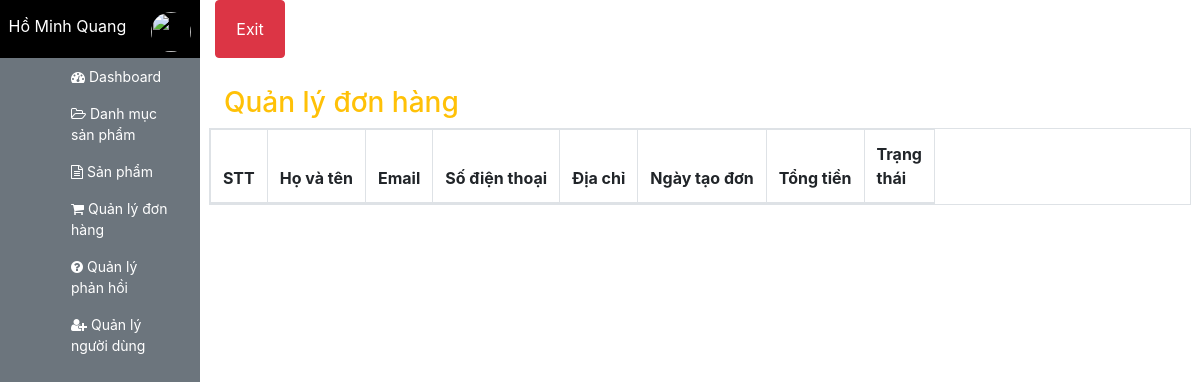
/admin/order/index.php (signed in), run on an earlier commit of the app's database.
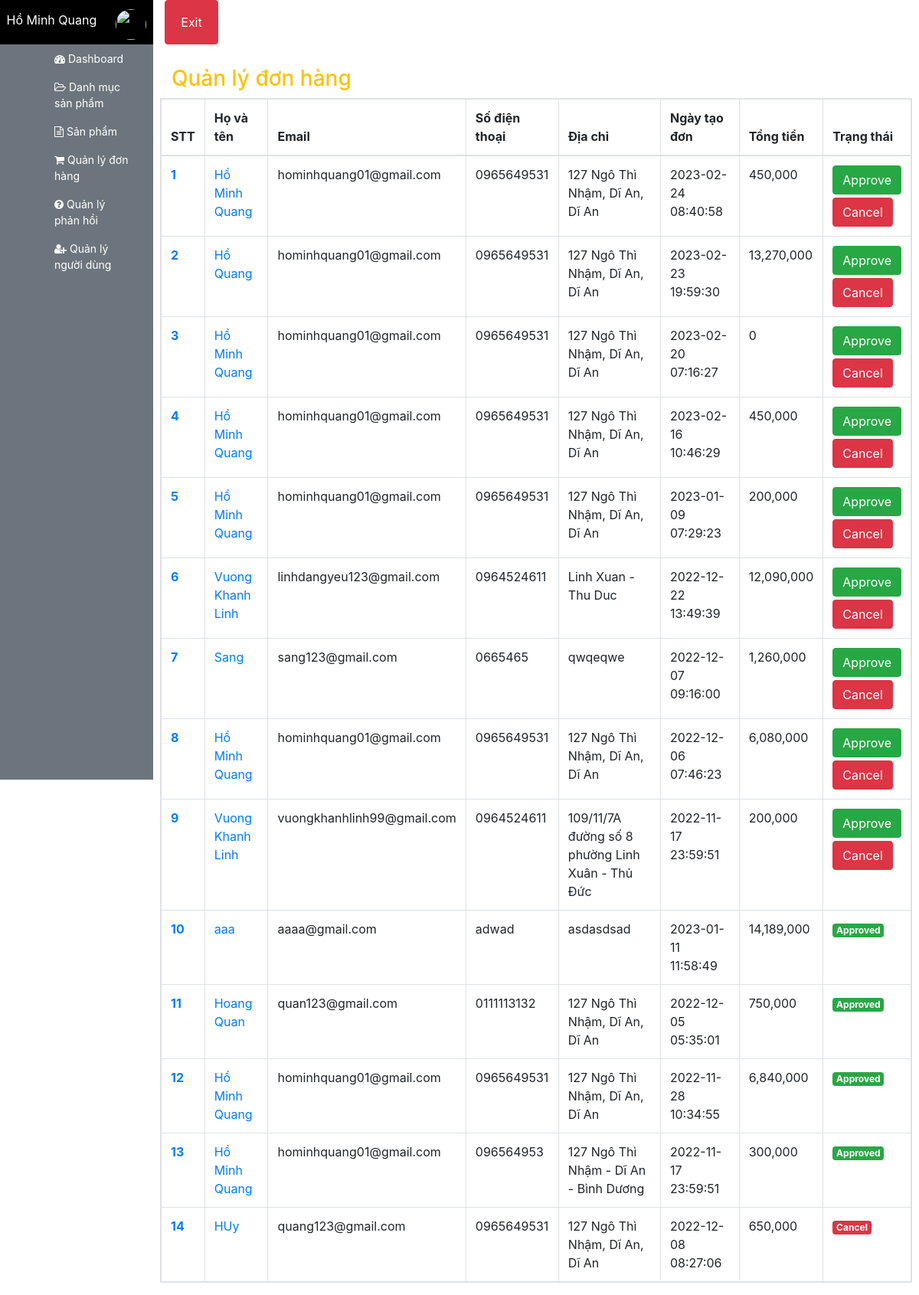
And on a later commit of the database.
### tables this page shows
CREATE TABLE `orders` (
  `id` int(11) NOT NULL,
  `fullname` varchar(100) DEFAULT NULL,
  `user_id` int(11) DEFAULT NULL,
  `email` varchar(255) DEFAULT NULL,
  `phone_number` varchar(20) DEFAULT NULL,
  `address` varchar(100) DEFAULT NULL,
  `order_date` datetime DEFAULT NULL,
  `status` int(11) DEFAULT NULL,
  `total_money` int(11) DEFAULT NULL
);

### utils/utility.php (called while the page is built, shortened)
<?php
    function getUserToken(){
        if(isset($_SESSION['user'])){
            return $_SESSION['user'];
        }
        return null;
    }
?>

### Database/dbhelper.php (called while the page is built, shortened)
<?php
function executeResult($sql, $isSingle = false)
{
    $data = null;
    $conn = mysqli_connect(HOST, USERNAME, PASSWORD, DATABASE);
    mysqli_set_charset($conn, 'utf8');
    $resultset = mysqli_query($conn, $sql);
    if ($isSingle) {
        $data = mysqli_fetch_array($resultset, 1);
    } else {
        while (($row = mysqli_fetch_array($resultset, 1)) != null) {
            $data[] = $row;
        }
    }
    return $data;
}

### admin/order/index.php (the view, shortened to what this page needs)
<?php
$baseUrl = '../';
    require_once('../layouts/header.php');
    $sql = "Select * from orders order by status asc,order_date desc ";
    $data = executeResult($sql);
?>
<div class="row" style="margin-top:20px;">
    <div class="col-md-12">
        <h3 class="text-warning mt-2">Quản lý đơn hàng</h3>
    </div>
    <table class="table table-bordered table-hover table-responsive">
        <thead>
            <tr>
                <th>STT</th>
                <th>Họ và tên</th>
                <th>Email</th>
                <th>Số điện thoại</th>
                <th>Địa chỉ</th>
                <th>Ngày tạo đơn</th>
                <th>Tổng tiền</th>
                <th style="width: 50px;">Trạng thái </th>
            </tr>
        </thead>
        <tbody>
            <?php
            $index = 0 ;
            foreach($data as $item) {
                echo '<tr>
                            <th><a href="detail.php?id='.$item['id'].'">'.(++$index).'</a></th>
                            <td> <a href="detail.php?id='.$item['id'].'">'.$item['fullname'].'</a></td>
                            <td>'.$item['email'].'</td>
                            <td>'.$item['phone_number'].'</td>
                            <td>'.$item['address'].'</td>
                            <td>'.$item['order_date'].'</td>
                            <td>'.number_format($item['total_money']).'</td>
                            <td style="width: 50px"> ';
                            if($item['status']==0){
                                echo '<button onclick="changeStatus('.$item['id'].',1)" class="btn btn-success mb-1">Approve</button>
                                <button onclick="changeStatus('.$item['id'].',2)" class="btn btn-danger">Cancel</button>';
                            }if($item['status']==1){
                                echo '<label class="badge badge-success" for="">Approved</label>';
                            }if($item['status']==2){
                                echo '<label class="badge badge-danger" for="">Cancel</label>';
                            }
                            echo ' </td>
                                         </tr>';
            }
            ?>
        </tbody>
    </table>
</div>
<?php
    require_once('../layouts/footer.php')
?>

### admin/layouts/header.php (shortened to what this page needs)
<?php
require_once($baseUrl.'../utils/utility.php');
require_once($baseUrl.'../Database/dbhelper.php');
$user = getUserToken();
?>
<!DOCTYPE html>
<html lang="en">
<head>
    <link rel="stylesheet" href="https://maxcdn.bootstrapcdn.com/font-awesome/4.7.0/css/font-awesome.min.css" />
    <link rel="stylesheet" href="https://stackpath.bootstrapcdn.com/bootstrap/4.3.1/css/bootstrap.min.css"
 />
</head>
<body>
    <div class="container-fluid">
        <div class="row">
            <div style="background-color: black;display:flex;justify-content:space-around;"
                class="w-100 p-1 col-md-2 col-sm-4">
                <p style="color: white; text-align: center; margin-top: 10px" class="name">
                    <?=$user['fullname']?>
                </p>
                <img class="mt-2 ml-3" style="width: 40px; height:40px;border-radius:50%"
                    src="https://cdn4.iconfinder.com/data/icons/small-n-flat/24/user-512.png" alt="">
            </div>
            <div class="col-md-1 col-sm-1">
                <a href="<?=$baseUrl?>authen/logout.php"><button
                        class="w-100 h-100 p-1 btn btn-danger ">Exit</button></a>
            </div>
        </div>
        <div class="row">
            <div style="height: 120vh" class="col-md-2 bg-secondary">
                <ul style="list-style: none" class="d-flex flex-column">
                    <li>
                        <a style="color: white; font-size: 14px" href="../" class="nav-link">
                            <i class="fa fa-tachometer" aria-hidden="true"></i>
                            Dashboard
                        </a>
                    </li>
                    <li>
                        <a style="color: white; font-size: 14px" href="<?=$baseUrl?>category/" class="nav-link">
                            <i class="fa fa-folder-open-o" aria-hidden="true"></i>
                            Danh mục sản phẩm
                        </a>
                    </li>
                    <li>
                        <a style="color: white; font-size: 14px" href="<?=$baseUrl?>product/" class="nav-link">
                            <i class="fa fa-file-text-o" aria-hidden="true"></i>
                            Sản phẩm
                        </a>
                    </li>
                    <li>
                        <a style="color: white; font-size: 14px" href="<?=$baseUrl?>order/" class="nav-link">
                            <i class="fa fa-shopping-cart" aria-hidden="true"></i>
                            Quản lý đơn hàng
                        </a>
                    </li>
                    <li>
                        <a style="color: white; font-size: 14px" href="<?=$baseUrl?>feedback/" class="nav-link">
                            <i class="fa fa-question-circle" aria-hidden="true"></i>
                            Quản lý phản hồi
                        </a>
                    </li>
                    <li>
                        <a style="color: white; font-size: 14px" href="<?=$baseUrl?>user/" class="nav-link">
                            <i class="fa fa-user-plus" aria-hidden="true"></i>
                            Quản lý người dùng
                        </a>
                    </li>
                </ul>
            </div>
            <main role="main" class="col-md-10 px-4">

### admin/layouts/footer.php (shortened to what this page needs)
</main>
</div>
</div>
</body>
</html>

What changed in the data, as far as the page shows it:
added orders: fullname "Hồ Minh Quang", email "hominhquang01@gmail.com", phone_number "0965649531", address "127 Ngô Thì Nhậm, Dĩ An, Dĩ An", order_date "2023-02-24 08:40:58", total_money "450,000"
added orders: fullname "Hồ Quang", email "hominhquang01@gmail.com", phone_number "0965649531", address "127 Ngô Thì Nhậm, Dĩ An, Dĩ An", order_date "2023-02-23 19:59:30", total_money "13,270,000"
added orders: fullname "Hồ Minh Quang", email "hominhquang01@gmail.com", phone_number "0965649531", address "127 Ngô Thì Nhậm, Dĩ An, Dĩ An", order_date "2023-02-20 07:16:27", total_money "0"
added orders: fullname "Hồ Minh Quang", email "hominhquang01@gmail.com", phone_number "0965649531", address "127 Ngô Thì Nhậm, Dĩ An, Dĩ An", order_date "2023-02-16 10:46:29", total_money "450,000"
added orders: fullname "Hồ Minh Quang", email "hominhquang01@gmail.com", phone_number "0965649531", address "127 Ngô Thì Nhậm, Dĩ An, Dĩ An", order_date "2023-01-09 07:29:23", total_money "200,000"
added orders: fullname "Vuong Khanh Linh", email "linhdangyeu123@gmail.com", phone_number "0964524611", address "Linh Xuan - Thu Duc", order_date "2022-12-22 13:49:39", total_money "12,090,000"
added orders: fullname "Sang", email "sang123@gmail.com", phone_number "0665465", address "qwqeqwe", order_date "2022-12-07 09:16:00", total_money "1,260,000"
added orders: fullname "Hồ Minh Quang", email "hominhquang01@gmail.com", phone_number "0965649531", address "127 Ngô Thì Nhậm, Dĩ An, Dĩ An", order_date "2022-12-06 07:46:23", total_money "6,080,000"
added orders: fullname "Vuong Khanh Linh", email "vuongkhanhlinh99@gmail.com", phone_number "0964524611", address "109/11/7A đường số 8 phường Linh Xuân - Thủ Đức", order_date "2022-11-17 23:59:51", total_money "200,000"
added orders: fullname "aaa", email "aaaa@gmail.com", phone_number "adwad", address "asdasdsad", order_date "2023-01-11 11:58:49", total_money "14,189,000", status "Approved"
added orders: fullname "Hoang Quan", email "quan123@gmail.com", phone_number "0111113132", address "127 Ngô Thì Nhậm, Dĩ An, Dĩ An", order_date "2022-12-05 05:35:01", total_money "750,000", status "Approved"
added orders: fullname "Hồ Minh Quang", email "hominhquang01@gmail.com", phone_number "0965649531", address "127 Ngô Thì Nhậm, Dĩ An, Dĩ An", order_date "2022-11-28 10:34:55", total_money "6,840,000", status "Approved"
added orders: fullname "Hồ Minh Quang", email "hominhquang01@gmail.com", phone_number "096564953", address "127 Ngô Thì Nhậm - Dĩ An - Bình Dương", order_date "2022-11-17 23:59:51", total_money "300,000", status "Approved"
added orders: fullname "HUy", email "quang123@gmail.com", phone_number "0965649531", address "127 Ngô Thì Nhậm, Dĩ An, Dĩ An", order_date "2022-12-08 08:27:06", total_money "650,000", status "Cancel"
